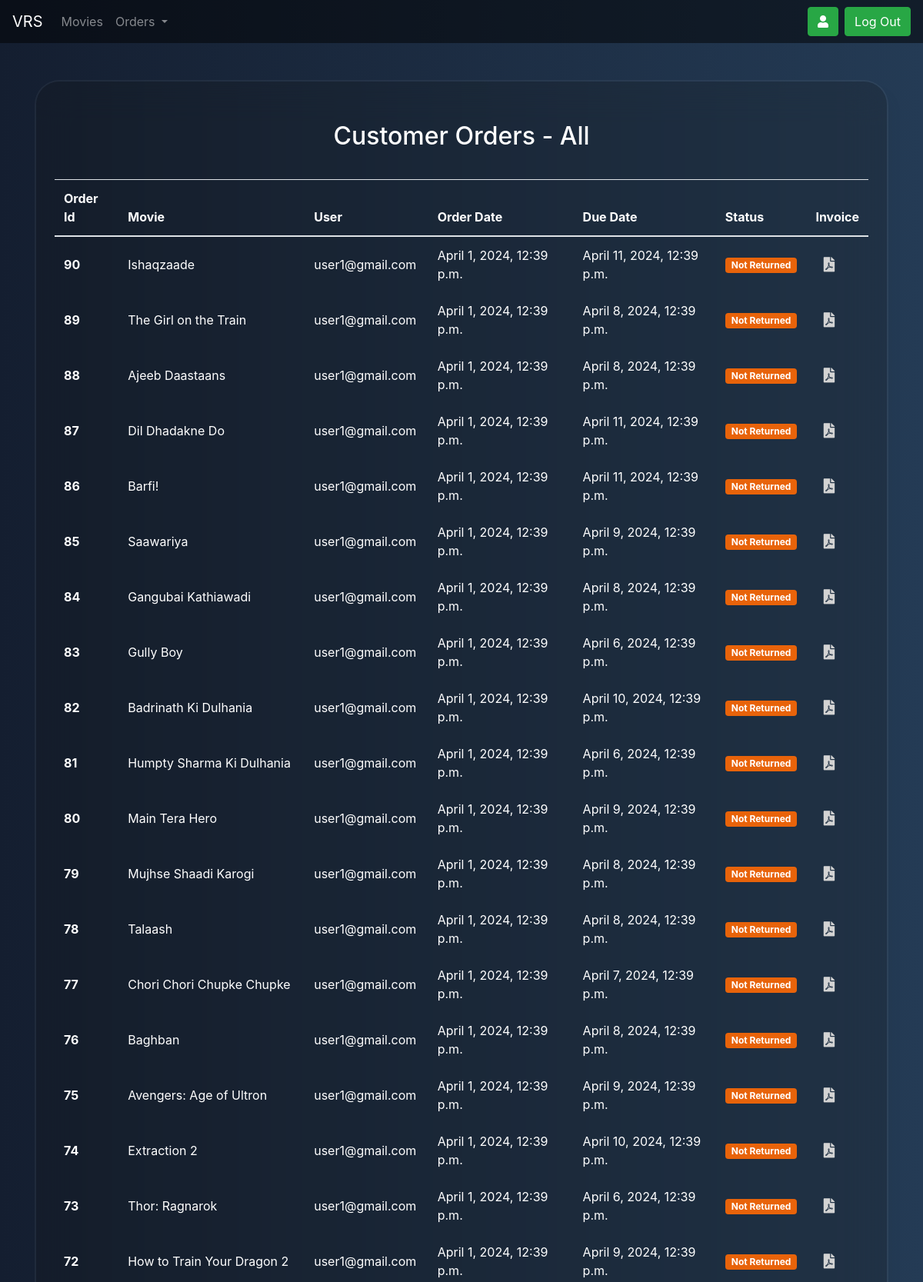
Page /staff/orders/all (signed in, upper part) on the committed database.
### home/models.py (models this page shows, shortened)
class Order(models.Model):
    order_id = models.AutoField(primary_key=True)
    order_date = models.DateTimeField(auto_now_add=True)
    user = models.ForeignKey(User, on_delete=models.CASCADE)
    movie = models.ForeignKey(Movie, on_delete=models.CASCADE, default=None)
    total_price = models.FloatField(default=0)
    isrented = models.BooleanField(default=True)
    status = models.CharField(max_length=100,choices=[('Not Returned','Not Returned'),('Sold','Sold'),('Overdue','Overdue'), ('Returned','Returned')],default='Not Returned')
    due_date = models.DateTimeField(blank = True, null = True)
    invoice_id = models.IntegerField(default=0)

class Movie(models.Model):
    id = models.AutoField(primary_key=True)
    title = models.CharField(max_length=100)
    desc = models.CharField(max_length=1000)
    img = models.ImageField(upload_to='movies/thumbnails', blank=True, null=True)
    img_url = models.CharField(max_length=1000, default='')
    backdrop_url = models.CharField(max_length=1000, default='')
    release_year = models.DateField(null = True)
    genre = models.CharField(max_length=100,choices=[('Action','Action'),('Comedy','Comedy'),('Drama','Drama'),('Horror','Horror'),('Romance','Romance'),('Thriller','Thriller')])
    cast = models.CharField(max_length=500)
    director = models.CharField(max_length=100)
    rating = models.FloatField()
    certification = models.CharField(max_length=10,choices=[('U','U'),('U/A','U/A'),('A','A')])
    rent_price = models.FloatField()
    buy_price = models.FloatField()
    rent_duration = models.IntegerField()
    runtime = models.DurationField(("Duration"), default=timedelta(0))
    total_quantity = models.IntegerField(default=10)
    available_quantity = models.IntegerField(default=10)
    def __str__(self):
        return self.title

### home/views.py (the view)
# urls.py: path("staff/orders/",views.stafforders,name='stafforders'),
def stafforders(request,type):
    if not request.user.is_staff:
        return redirect('/')
    updatestatus()
    if type=='rented':
        orders = Order.objects.filter(isrented=True)
    elif type=='bought':
        orders = Order.objects.filter(isrented=False)
    elif type=='all':
        orders = Order.objects.all()
    orders = sorted(orders, key=lambda x: x.order_id, reverse=True)
    for order in orders:
        if order.status == 'Not Returned' and order.due_date - timezone.now() < timezone.timedelta(days=1):
            messages.warning(request, 'Order for '+order.movie.title+' by '+order.user.first_name+' '+order.user.last_name+' is due in 1 day. Please remind the user to return it on time to avoid any penalties.')
        if order.status == 'Overdue':
            messages.error(request, 'Order for '+order.movie.title+' by '+order.user.first_name+' '+order.user.last_name+' is overdue. Please take necessary action.')
    params = {'orders':orders, 'type':type.capitalize()}
    return render(request,'stafforders.html',params)

### home/views.py (called while the page is built)
def updatestatus():
    orders = Order.objects.all()
    for order in orders:
        if order.status == 'Not Returned' and order.due_date < timezone.now():
            order.status = 'Overdue'
            order.save()

### templates/stafforders.html (shortened to what this page needs)
{% extends "staffbase.html" %}
{% block body %}
<body class="god">
    <section class="vh-100 gradient-custom-2">
        <div class="container py-5 h-100">
          <div class="row d-flex justify-content-center align-items-center h-100">
            <div class="col-md-12 col-xl-12">
              <div class="card mask-custom">
                <div class="card-body p-4 text-white">
                  <div class="text-center pt-1 pb-2">
                    <h2 class="my-4">Customer Orders - {{type}}</h2>
                  </div>
                  <table class="table text-white mb-0" >
                    <thead>
                      <tr>
                        <th scope="col">Order Id</th>
                        <th scope="col">Movie</th>
                        <th scope="col">User</th>
                        <th scope="col">Order Date</th>
                        <th scope="col">Due Date</th>
                        <th scope="col">Status</th>
                        <th scope="col">Invoice</th>
                      </tr>
                    </thead>
                    <div  style = " margin: 5px; border-radius: 10px;">
                      {% for order in orders %}
                    <tr class="fw-normal">
                      <th class="border-0 align-middle">
                        <span class="ms-2 text-white"><a href="/staff/order/{{order.order_id}}" style="color:white;">{{order.order_id}}</a></span>
                      </th>
                      <td class="border-0 align-middle">{{order.movie}}</td>
                      <td class="border-0 align-middle">{{order.user}}</td>
                      <td class="border-0 align-middle">{{order.order_date}}</td>
                      <td class="border-0 align-middle">{{order.due_date}}</td>
                      <td class="border-0 align-middle">
                        {% if order.status == "Returned" %}
                        <h6 class="mb-0"><span class="badge bg-success"> {{order.status}}</span></h6>
                        {% elif order.status == "Not Returned" %}
                        <h6 class="mb-0"><span class="badge py-1 px-2" style ="background-color: #e8630a"> {{order.status}}</span></h6>
                        {% elif order.status == "Sold" %}
                        <h6 class="mb-0"><span class="badge bg-primary"> {{order.status}}</span></h6>
                        {% else %}
                        <h6 class="mb-0"><span class="badge py-1 px-2" style ="background-color: #ff0022"> {{order.status}}</span></h6>
                        {% endif %}
                      </td>
                      <td class="border-0 align-middle pl-4"><a href="/pdf/{{order.invoice_id}}" ><i class="fas fa-file-pdf" style="scale:1.2;"></i></a></td>
                    </tr>
                    {% endfor %}
                </div>
                  </table>
                </div>
              </div>
            </div>
          </div>
        </div>
      </section>
    <body>
{% endblock body %}

### templates/stafforders.html (style rules this page uses)
.god { background: linear-gradient(90deg, #141e30 0%, #243b55 100%); }
a { color:lightgrey; }
.mask-custom { background: rgba(24, 24, 16, 0.2); border-radius: 2em; backdrop-filter: blur(25px); border: 2px solid rgba(255, 255, 255, 0.05); background-clip: padding-box; box-shadow: 10px 10px 10px rgba(46, 54, 68, 0.03); }

### rows in the picture
Order: order_id "90", movie "Ishaqzaade", user "user1@gmail.com", order_date "April 1, 2024, 12:39 p.m.", due_date "April 11, 2024, 12:39 p.m.", status "Not Returned"
Order: order_id "89", movie "The Girl on the Train", user "user1@gmail.com", order_date "April 1, 2024, 12:39 p.m.", due_date "April 8, 2024, 12:39 p.m.", status "Not Returned"
Order: order_id "88", movie "Ajeeb Daastaans", user "user1@gmail.com", order_date "April 1, 2024, 12:39 p.m.", due_date "April 8, 2024, 12:39 p.m.", status "Not Returned"
Order: order_id "87", movie "Dil Dhadakne Do", user "user1@gmail.com", order_date "April 1, 2024, 12:39 p.m.", due_date "April 11, 2024, 12:39 p.m.", status "Not Returned"
Order: order_id "86", movie "Barfi!", user "user1@gmail.com", order_date "April 1, 2024, 12:39 p.m.", due_date "April 11, 2024, 12:39 p.m.", status "Not Returned"
Order: order_id "85", movie "Saawariya", user "user1@gmail.com", order_date "April 1, 2024, 12:39 p.m.", due_date "April 9, 2024, 12:39 p.m.", status "Not Returned"
Order: order_id "84", movie "Gangubai Kathiawadi", user "user1@gmail.com", order_date "April 1, 2024, 12:39 p.m.", due_date "April 8, 2024, 12:39 p.m.", status "Not Returned"
Order: order_id "83", movie "Gully Boy", user "user1@gmail.com", order_date "April 1, 2024, 12:39 p.m.", due_date "April 6, 2024, 12:39 p.m.", status "Not Returned"
Order: order_id "82", movie "Badrinath Ki Dulhania", user "user1@gmail.com", order_date "April 1, 2024, 12:39 p.m.", due_date "April 10, 2024, 12:39 p.m.", status "Not Returned"
Order: order_id "81", movie "Humpty Sharma Ki Dulhania", user "user1@gmail.com", order_date "April 1, 2024, 12:39 p.m.", due_date "April 6, 2024, 12:39 p.m.", status "Not Returned"
Order: order_id "80", movie "Main Tera Hero", user "user1@gmail.com", order_date "April 1, 2024, 12:39 p.m.", due_date "April 9, 2024, 12:39 p.m.", status "Not Returned"
Order: order_id "79", movie "Mujhse Shaadi Karogi", user "user1@gmail.com", order_date "April 1, 2024, 12:39 p.m.", due_date "April 8, 2024, 12:39 p.m.", status "Not Returned"
Order: order_id "78", movie "Talaash", user "user1@gmail.com", order_date "April 1, 2024, 12:39 p.m.", due_date "April 8, 2024, 12:39 p.m.", status "Not Returned"
Order: order_id "77", movie "Chori Chori Chupke Chupke", user "user1@gmail.com", order_date "April 1, 2024, 12:39 p.m.", due_date "April 7, 2024, 12:39 p.m.", status "Not Returned"
Order: order_id "76", movie "Baghban", user "user1@gmail.com", order_date "April 1, 2024, 12:39 p.m.", due_date "April 8, 2024, 12:39 p.m.", status "Not Returned"
Order: order_id "75", movie "Avengers: Age of Ultron", user "user1@gmail.com", order_date "April 1, 2024, 12:39 p.m.", due_date "April 9, 2024, 12:39 p.m.", status "Not Returned"
Order: order_id "74", movie "Extraction 2", user "user1@gmail.com", order_date "April 1, 2024, 12:39 p.m.", due_date "April 10, 2024, 12:39 p.m.", status "Not Returned"
Order: order_id "73", movie "Thor: Ragnarok", user "user1@gmail.com", order_date "April 1, 2024, 12:39 p.m.", due_date "April 6, 2024, 12:39 p.m.", status "Not Returned"
Order: order_id "72", movie "How to Train Your Dragon 2", user "user1@gmail.com", order_date "April 1, 2024, 12:39 p.m.", due_date "April 9, 2024, 12:39 p.m.", status "Not Returned"

### other values in the picture
{{ type }} "All"
